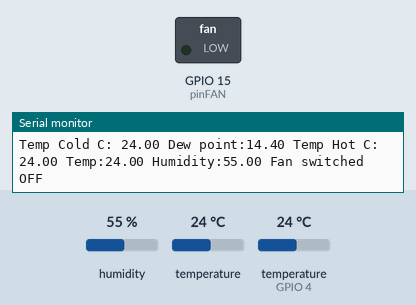
Bench run of a sketch on a simulated ESP32. Shown: switched loads named in the sketch (green lamp = pin HIGH), the last lines printed to the serial monitor. The inputs (shaded band) are chosen by the test bench; at power-on: temperature 24 °C, humidity 55 %, temperature (sensor on GPIO 4) 24 °C. No MQTT or app messages arrive unless stated.

Above: at 1.3 s.
1.4 s: temperature (sensor 0) set to 37.9 °C
13.0 s: temperature (sensor 0) set to 39.4 °C
At 24.1 s:
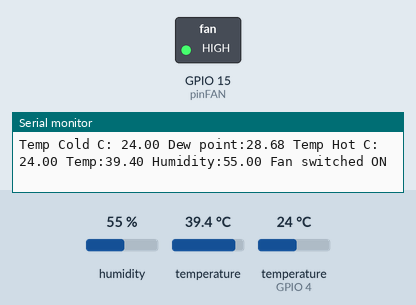
45.8 s: humidity set to 46 %
56.4 s: humidity set to 43 %
At 66.8 s:
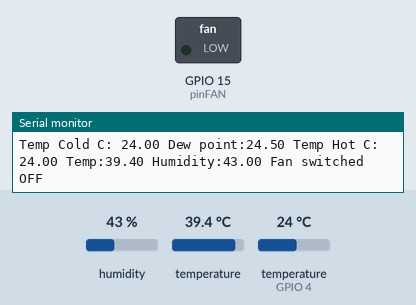
Timing chart, 0 to 68.3 s (numbered marks = the images above; inputs shaded):
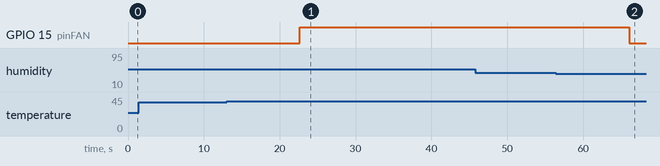

The sketch:

RX.ino
```cpp
// nRF24L01 přijímač

// připojení knihoven
#include "esp_system.h"
#include <WiFi.h>
#include <Wire.h>
#include "Adafruit_HTU21DF.h"
#include <OneWire.h>
#include <DallasTemperature.h>

#define pinFAN 15
#define dewPointThUp 1
#define dewPointThDown 4

// GPIO where the DS18B20 is connected to
const int oneWireBus = 4;

// Setup a oneWire instance to communicate with any OneWire devices
OneWire oneWire(oneWireBus);

// Pass our oneWire reference to Dallas Temperature sensor
DallasTemperature sensors(&oneWire);

Adafruit_HTU21DF htu = Adafruit_HTU21DF();

// Number of temperature devices found
int numberOfDevices;

// We'll use this variable to store a found device address
DeviceAddress tempDeviceAddress[20];

#include <string.h>
#include "EspMQTTClient.h"

EspMQTTClient client(
  "HUAWEI P10",
  "betku63U",
  "192.168.1.100",  // MQTT Broker server ip
  "MQTTUsername",   // Can be omitted if not needed
  "MQTTPassword",   // Can be omitted if not needed
  "TestClient"      // Client name that uniquely identify your device
);


void onConnectionEstablished() {

  client.subscribe("mytopic/test", [] (const String &payload)  {
    Serial.println(payload);
  });

  client.publish("mytopic/test", "This is a message");
}

void setup() {
  // komunikace přes sériovou linku rychlostí 9600 baud
  Serial.begin(9600);
  // zapnutí komunikace nRF modulu
  Wire.begin(); // pins 21 + 22
  sensors.begin();

  pinMode(pinFAN , OUTPUT);

  // Grab a count of devices on the wire
  numberOfDevices = sensors.getDeviceCount();

  // locate devices on the bus
  Serial.print("Locating devices...");
  Serial.print("Found ");
  Serial.print(numberOfDevices, DEC);
  Serial.println(" devices.");

  // Loop through each device, print out address
  for(int i=0;i<numberOfDevices; i++){
    // Search the wire for address
    if(sensors.getAddress(tempDeviceAddress[i], i)){
      Serial.print("Found device ");
      Serial.print(i, DEC);
      Serial.print(" with address: ");
      printAddress(tempDeviceAddress[i]);
      Serial.println();
    } else {
      Serial.print("Found ghost device at ");
      Serial.print(i, DEC);
      Serial.print(" but could not detect address. Check power and cabling");
    }
  }
  digitalWrite(pinFAN , LOW);

 if (!htu.begin()) {
    Serial.println("Check circuit. HTU21D not found!");
    while (1);
  }
  delay(100);

}

char ReveivedCMD;
char fanSW = 0;


void loop() {
  // proměnné pro příjem a odezvu
 float tempOutside = htu.readTemperature();
 float humOutside = htu.readHumidity();
 float dewPoint = calc_dewpoint(humOutside,tempOutside);

 sensors.requestTemperatures();
 //float temperatureC = sensors.getTempCByIndex(0);
      // Print the data
  float tempCold = sensors.getTempC(tempDeviceAddress[0]);
  float tempHot = sensors.getTempC(tempDeviceAddress[1]);
  Serial.print("Temp Cold C: ");
  Serial.print(tempCold);
  Serial.print(" Dew point:");
  Serial.print(dewPoint);
  Serial.print(" Temp Hot C: ");
  Serial.print(tempHot);

  Serial.print(" Temp:");
  Serial.print(tempOutside);
  Serial.print(" Humidity:");
  Serial.print(humOutside);


  if (dewPoint > tempCold + dewPointThDown){
      digitalWrite(pinFAN , HIGH), fanSW = 1;
      }
  else
    if (dewPoint < tempCold + dewPointThUp){
      digitalWrite(pinFAN , LOW), fanSW = 0;

    }
  if(!fanSW)
    Serial.println(" Fan switched OFF");
  else
    Serial.println(" Fan switched ON");


  client.loop();
  delay(10000);


}
// function to print a device address
void printAddress(DeviceAddress deviceAddress) {
  for (uint8_t i = 0; i < 8; i++){
    if (deviceAddress[i] < 16) Serial.print("0");
      Serial.print(deviceAddress[i], HEX);
  }
}

float calc_dewpoint(float h,float t)
//--------------------------------------------------------------------
// calculates dew point
// input: humidity [%RH], temperature [°C]
// output: dew point [°C]
{ float k,dew_point ;
k = (log10(h)-2)/0.4343 + (17.62*t)/(243.12+t);
dew_point = 243.12*k/(17.62-k);
return dew_point;
}
```

Measured:
- the behaviour switches between 38.6 and 38.7 °C on temperature (sensor 0) (found by bisection; images 0 and 1)
- the behaviour switches between 45 and 44 % on humidity (found by bisection; images 1 and 2)
- after the input at 13.0 s, GPIO 15 (pinFAN): LOW → HIGH after 9.7 s
- after the input at 56.4 s, GPIO 15 (pinFAN): HIGH → LOW after 9.7 s
